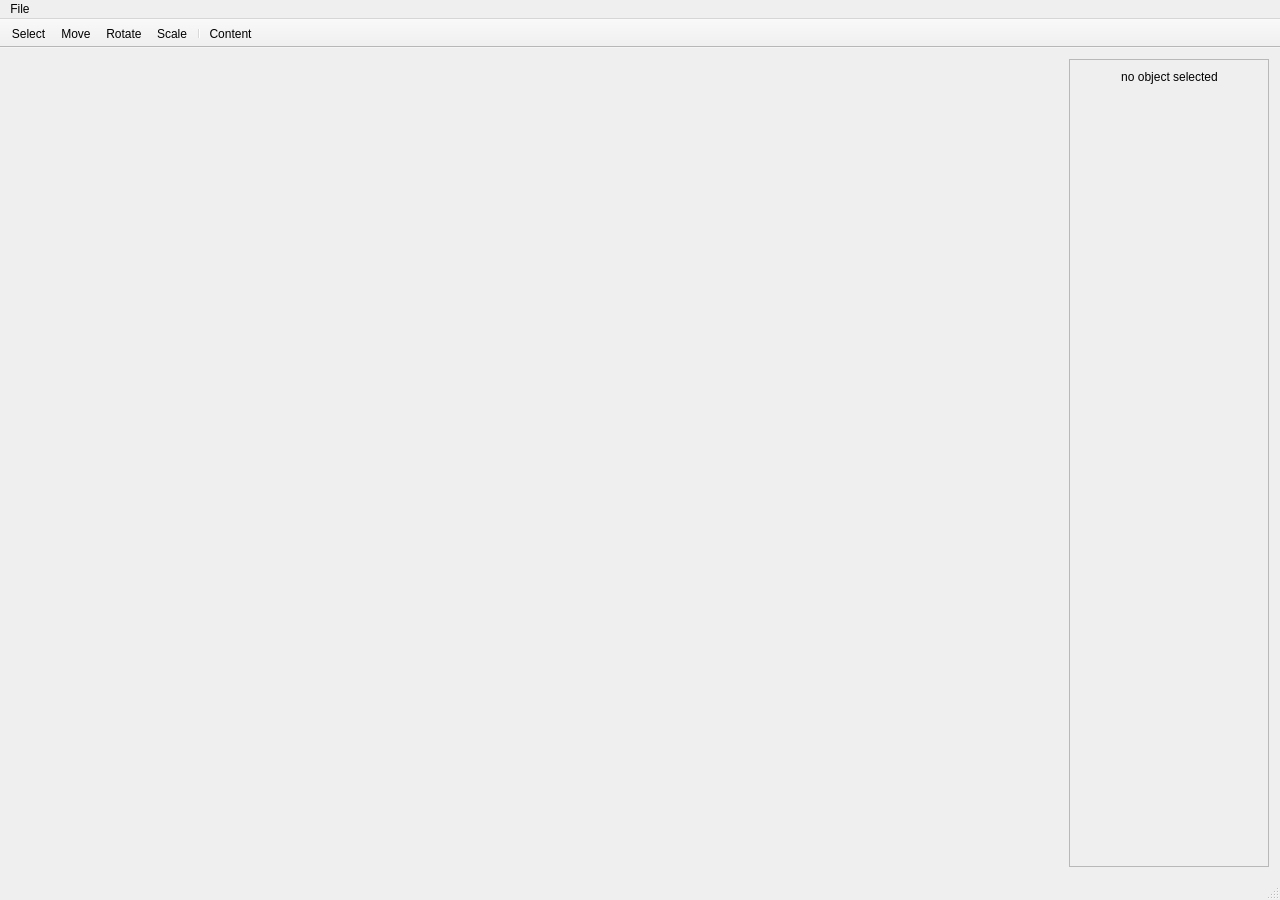
<?xml version="1.0" encoding="UTF-8"?>
<ui version="4.0">
 <class>HappySandBoxClass</class>
 <widget class="QMainWindow" name="HappySandBoxClass">
  <property name="geometry">
   <rect>
    <x>0</x>
    <y>0</y>
    <width>1280</width>
    <height>900</height>
   </rect>
  </property>
  <property name="windowTitle">
   <string>HappySandBox</string>
  </property>
  <widget class="QWidget" name="centralWidget">
   <layout class="QHBoxLayout" name="horizontalLayout">
    <item>
     <widget class="happysandbox::MainGame" name="gameWidget" native="true">
      <property name="enabled">
       <bool>true</bool>
      </property>
      <property name="sizePolicy">
       <sizepolicy hsizetype="Expanding" vsizetype="Expanding">
        <horstretch>0</horstretch>
        <verstretch>0</verstretch>
       </sizepolicy>
      </property>
      <property name="mouseTracking">
       <bool>true</bool>
      </property>
     </widget>
    </item>
    <item>
     <layout class="QGridLayout" name="gridLayout">
      <item row="0" column="0" colspan="2">
       <widget class="QFrame" name="frame">
        <property name="minimumSize">
         <size>
          <width>200</width>
          <height>0</height>
         </size>
        </property>
        <property name="frameShape">
         <enum>QFrame::StyledPanel</enum>
        </property>
        <property name="frameShadow">
         <enum>QFrame::Plain</enum>
        </property>
        <property name="lineWidth">
         <number>2</number>
        </property>
        <widget class="QLabel" name="labelEdit">
         <property name="geometry">
          <rect>
           <x>10</x>
           <y>10</y>
           <width>181</width>
           <height>16</height>
          </rect>
         </property>
         <property name="frameShadow">
          <enum>QFrame::Raised</enum>
         </property>
         <property name="text">
          <string>no object selected</string>
         </property>
         <property name="alignment">
          <set>Qt::AlignCenter</set>
         </property>
        </widget>
       </widget>
      </item>
     </layout>
    </item>
   </layout>
  </widget>
  <widget class="QMenuBar" name="menuBar">
   <property name="geometry">
    <rect>
     <x>0</x>
     <y>0</y>
     <width>1280</width>
     <height>20</height>
    </rect>
   </property>
   <widget class="QMenu" name="menuFile">
    <property name="title">
     <string>File</string>
    </property>
    <addaction name="actionNew_scene"/>
    <addaction name="actionOpen_scene"/>
    <addaction name="actionSave_scene"/>
    <addaction name="separator"/>
    <addaction name="actionExit"/>
   </widget>
   <addaction name="menuFile"/>
  </widget>
  <widget class="QToolBar" name="mainToolBar">
   <property name="enabled">
    <bool>true</bool>
   </property>
   <property name="movable">
    <bool>false</bool>
   </property>
   <property name="iconSize">
    <size>
     <width>32</width>
     <height>32</height>
    </size>
   </property>
   <property name="toolButtonStyle">
    <enum>Qt::ToolButtonTextUnderIcon</enum>
   </property>
   <property name="floatable">
    <bool>false</bool>
   </property>
   <attribute name="toolBarArea">
    <enum>TopToolBarArea</enum>
   </attribute>
   <attribute name="toolBarBreak">
    <bool>false</bool>
   </attribute>
   <addaction name="actionSelect"/>
   <addaction name="actionMove"/>
   <addaction name="actionRotate"/>
   <addaction name="actionScale"/>
   <addaction name="separator"/>
   <addaction name="actionContent"/>
  </widget>
  <widget class="QStatusBar" name="statusBar"/>
  <action name="actionSelect">
   <property name="checked">
    <bool>false</bool>
   </property>
   <property name="icon">
    <iconset resource="HappySandbox.qrc">
     <normaloff>:/HappySandBox/data/textures/icons/toolbar_select.png</normaloff>:/HappySandBox/data/textures/icons/toolbar_select.png</iconset>
   </property>
   <property name="text">
    <string>Select</string>
   </property>
   <property name="toolTip">
    <string>Select object in the scene.</string>
   </property>
   <property name="whatsThis">
    <string notr="true"/>
   </property>
  </action>
  <action name="actionMove">
   <property name="icon">
    <iconset resource="HappySandbox.qrc">
     <normaloff>:/HappySandBox/data/textures/icons/toolbar_move.png</normaloff>:/HappySandBox/data/textures/icons/toolbar_move.png</iconset>
   </property>
   <property name="text">
    <string>Move</string>
   </property>
   <property name="toolTip">
    <string>Move objects in the scene</string>
   </property>
  </action>
  <action name="actionRotate">
   <property name="icon">
    <iconset resource="HappySandbox.qrc">
     <normaloff>:/HappySandBox/data/textures/icons/toolbar_rotate.png</normaloff>:/HappySandBox/data/textures/icons/toolbar_rotate.png</iconset>
   </property>
   <property name="text">
    <string>Rotate</string>
   </property>
   <property name="toolTip">
    <string>Rotate objects in the scene.</string>
   </property>
  </action>
  <action name="actionScale">
   <property name="icon">
    <iconset resource="HappySandbox.qrc">
     <normaloff>:/HappySandBox/data/textures/icons/toolbar_scale.png</normaloff>:/HappySandBox/data/textures/icons/toolbar_scale.png</iconset>
   </property>
   <property name="text">
    <string>Scale</string>
   </property>
   <property name="toolTip">
    <string>Scale objects in the scene.</string>
   </property>
  </action>
  <action name="actionNew_scene">
   <property name="text">
    <string>New scene</string>
   </property>
  </action>
  <action name="actionOpen_scene">
   <property name="text">
    <string>Open scene</string>
   </property>
  </action>
  <action name="actionSave_scene">
   <property name="text">
    <string>Save scene</string>
   </property>
  </action>
  <action name="actionExit">
   <property name="text">
    <string>Exit</string>
   </property>
  </action>
  <action name="actionContent">
   <property name="icon">
    <iconset resource="HappySandbox.qrc">
     <normaloff>:/HappySandBox/data/textures/icons/toolbar_content.png</normaloff>:/HappySandBox/data/textures/icons/toolbar_content.png</iconset>
   </property>
   <property name="text">
    <string>Content</string>
   </property>
   <property name="toolTip">
    <string>Open the content browser.</string>
   </property>
  </action>
 </widget>
 <layoutdefault spacing="6" margin="11"/>
 <customwidgets>
  <customwidget>
   <class>happysandbox::MainGame</class>
   <extends>QWidget</extends>
   <header>MainGame.h</header>
   <container>1</container>
  </customwidget>
 </customwidgets>
 <resources>
  <include location="HappySandbox.qrc"/>
 </resources>
 <connections>
  <connection>
   <sender>actionContent</sender>
   <signal>triggered()</signal>
   <receiver>HappySandBoxClass</receiver>
   <slot>openContentBrowser()</slot>
   <hints>
    <hint type="sourcelabel">
     <x>-1</x>
     <y>-1</y>
    </hint>
    <hint type="destinationlabel">
     <x>639</x>
     <y>449</y>
    </hint>
   </hints>
  </connection>
 </connections>
 <slots>
  <slot>openContentBrowser()</slot>
 </slots>
</ui>
